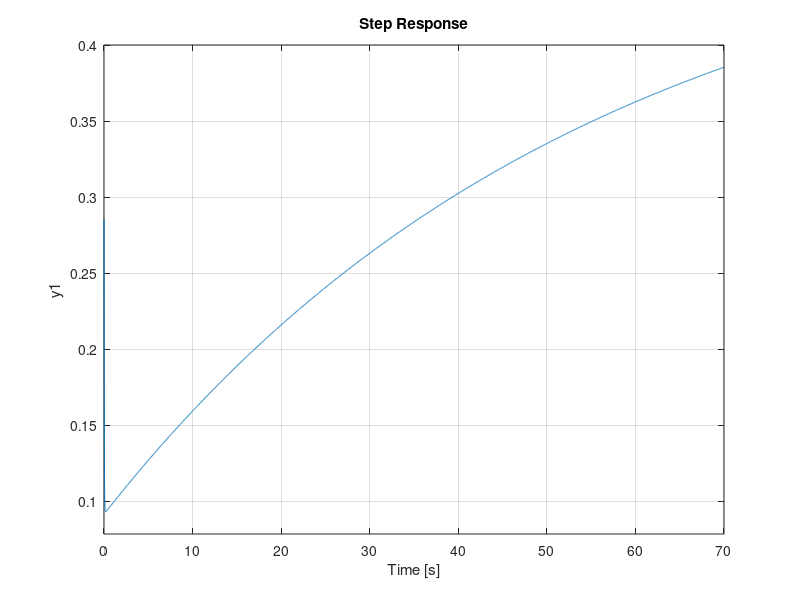

Source code (MATLAB):
k = 1;
p = [k*1 k*1];
q = [1 5 6 0];
tp = tf(p, q);
leadnum = [0.088 1];
leadden = [0.022 1];
tp_lead = tf(leadnum, leadden);
lagnum = [10 1];
lagden = [100 1];
tp_lag = tf(lagnum, lagden);

%Uncomment one of the below to get the plot desired
%bode(tp)
%step(tp/(1+tp))
%bode(tp_lead)
%step(tp_lead/(1+tp_lead))
%bode(tp_lag)
%step(tp_lag/(1+tp_lag))
%bode(tp_lead*tp_lag)
step(tp_lead*tp_lag/(1+tp_lead*tp_lag))